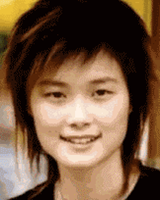
%> input picture Homework4_fujiati/Dataset/2/begin.bmp, 160 x 200 px
$ octave dian.m   (GNU Octave 9; MATLAB toolbox functions it lacks are replaced by stand-ins)
%> lines starting %> are read from the running program, lines starting %| are printed output that depends on the picture
I1 = rgb2gray(imread('begin.bmp'));
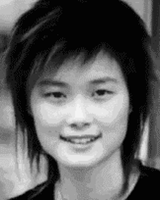
%> I1: size 200x160 uint8; min 0, max 244, mean 92.2
I2 = rgb2gray(imread('end.bmp'));
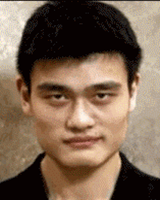
%> input picture Homework4_fujiati/Dataset/2/end.bmp, 160 x 200 px
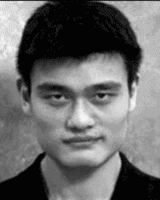
%> I2: size 200x160 uint8; min 0, max 247, mean 105.8
points1 = detectHarrisFeatures(I1);
%> points1 = 124 points; strongest (x, y): (144, 165), (61, 138), (91, 141), (97, 93), (106, 93)
points2 = detectHarrisFeatures(I2);
%> points2 = 102 points; strongest (x, y): (135, 83), (45, 3), (138, 75), (121, 153), (106, 96)
[features1,valid_points1] = extractFeatures(I1,points1);
%> valid_points1 = 22 points; strongest (x, y): (61, 138), (91, 141), (97, 93), (72, 126), (66, 97)
[features2,valid_points2] = extractFeatures(I2,points2);
%> valid_points2 = 22 points; strongest (x, y): (63, 98), (92, 127), (98, 96), (70, 125), (88, 135)
indexPairs = matchFeatures(features1,features2);
%> indexPairs = []
matchedPoints1 = valid_points1(indexPairs(:,1),:);
%> matchedPoints1 = 0 points
matchedPoints2 = valid_points2(indexPairs(:,2),:);
%> matchedPoints2 = 0 points
figure; showMatchedFeatures(I1,I2,matchedPoints1,matchedPoints2);
%> after `showMatchedFeatures(I1,I2,matchedPoints1,matchedPoints2)`:
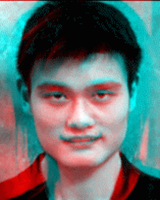
%> figure redrawn from the program's plot data
